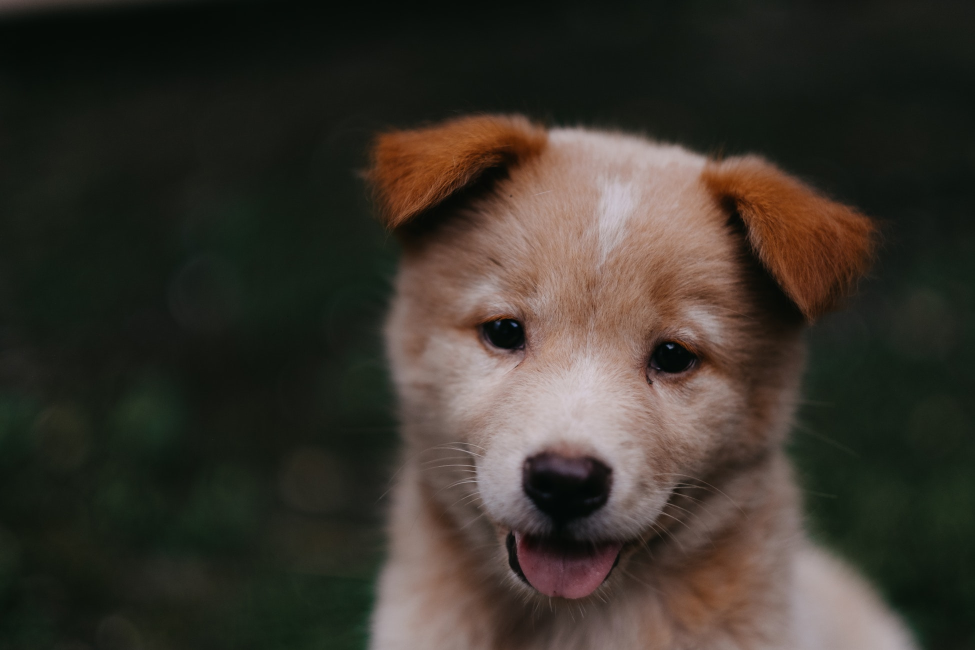
#> input picture DocMentory/DATA/00-puppy.jpg, 1950 x 1300 px, found by its file name (shown at 1/2 size)
$ jupyter execute '12 - Opening Image files in a notebook.ipynb'   (shell and % lines are left out)
#> lines starting #> are read from the running program, lines starting #| are printed output that depends on the picture
[cell 1]
import numpy as np
import matplotlib.pyplot as plt

[cell 2]
import cv2

[cell 3]
img = cv2.imread('DATA/00-puppy.jpg')
#> img is the input picture: shape (1300, 1950, 3); mean B, G, R 43.8, 51.8, 57.3
# Always check the file type to see is there any error
type(img)

[cell 4]
# let's see the difference
img2 = cv2.imread('DATA/WrongAddress.jpg')
# there will no error shown down here

[cell 5]
# but if you check the file type
type(img2)

[cell 6]
img

[cell 7]
img.shape
#> Out = (1300, 1950, 3)

[cell 8]
plt.imshow(img)

[cell 9]
# MATPLOTLIB --> RED GREEN BLUE RGB
# OPENCV --> BLUE GREEN RED BGR

[cell 10]
fix_img = cv2.cvtColor(img , cv2.COLOR_BGR2RGB)

[cell 11]
plt.imshow(fix_img)

[cell 12]
img_gray = cv2.imread('DATA/00-puppy.jpg',cv2.IMREAD_GRAYSCALE)
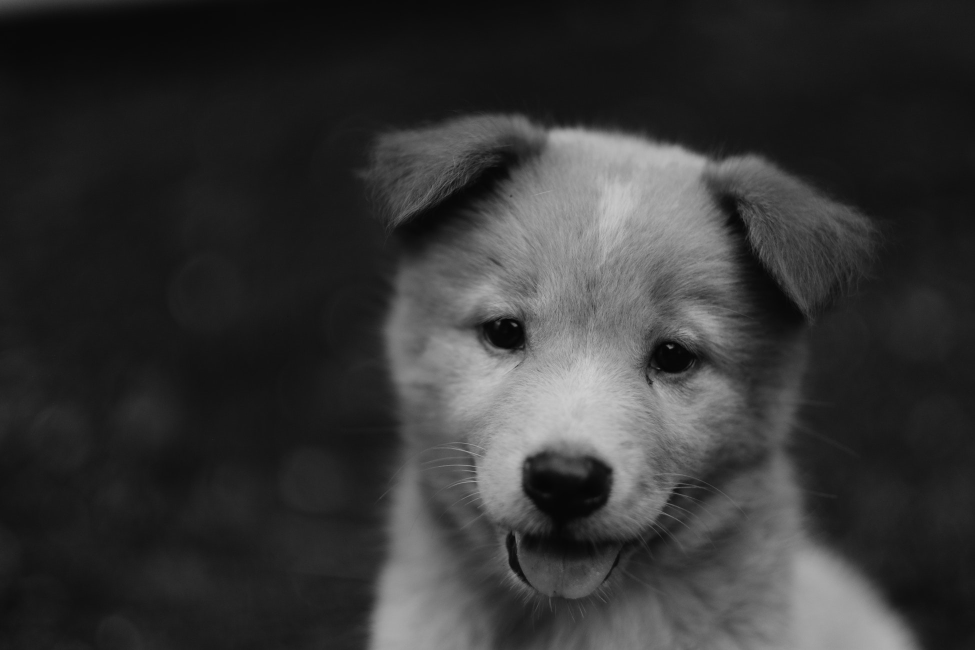
#> img_gray: shape (1300, 1950) (shown at 1/2 size); min 1, max 209, mean 52.6

[cell 13]
img_gray.shape
#> Out = (1300, 1950)

[cell 14]
img_gray.min()
#> Out = 1

[cell 15]
img_gray.max()
#> Out = 209

[cell 16]
img_gray

[cell 17]
plt.imshow(img_gray)

[cell 18]
plt.imshow(img_gray,cmap= 'gray')

[cell 19]
plt.imshow(fix_img)

[cell 20]
fix_img.shape
#> Out = (1300, 1950, 3)

[cell 21]
newimg = cv2.resize(fix_img,(1000,400))
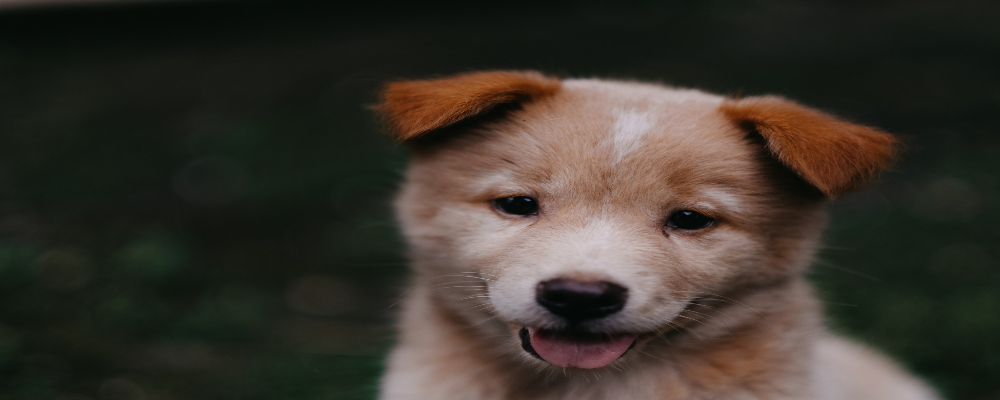
#> newimg: shape (400, 1000, 3); mean R, G, B 57.2, 51.8, 43.7

[cell 22]
plt.imshow(newimg)

[cell 23]
w_ratio = 0.8
h_ratio = 0.2 # 20% of original height

[cell 24]
new_img = cv2.resize(fix_img,(0,0), fix_img ,w_ratio,h_ratio)
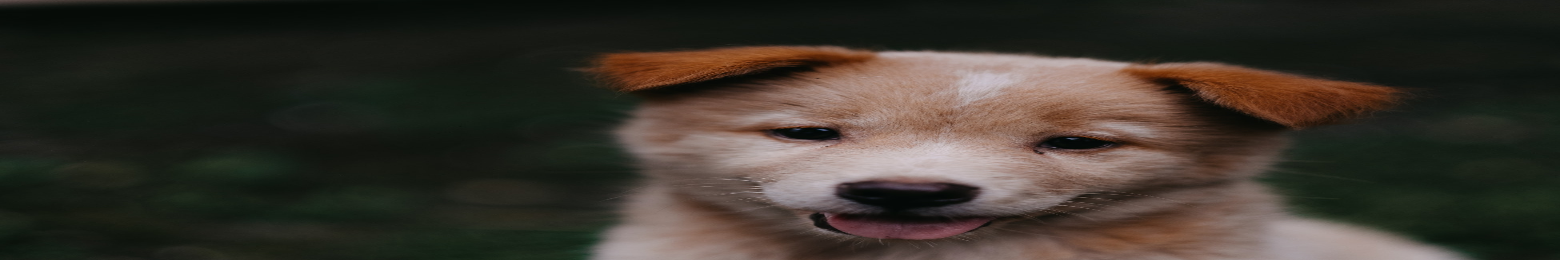
#> new_img: shape (260, 1560, 3); mean R, G, B 57.3, 51.8, 43.8

[cell 25]
plt.imshow(new_img)

[cell 26]
new_img.shape
#> Out = (260, 1560, 3)

[cell 27]
260 * 5

[cell 28]
new_img = cv2.flip(fix_img,1)
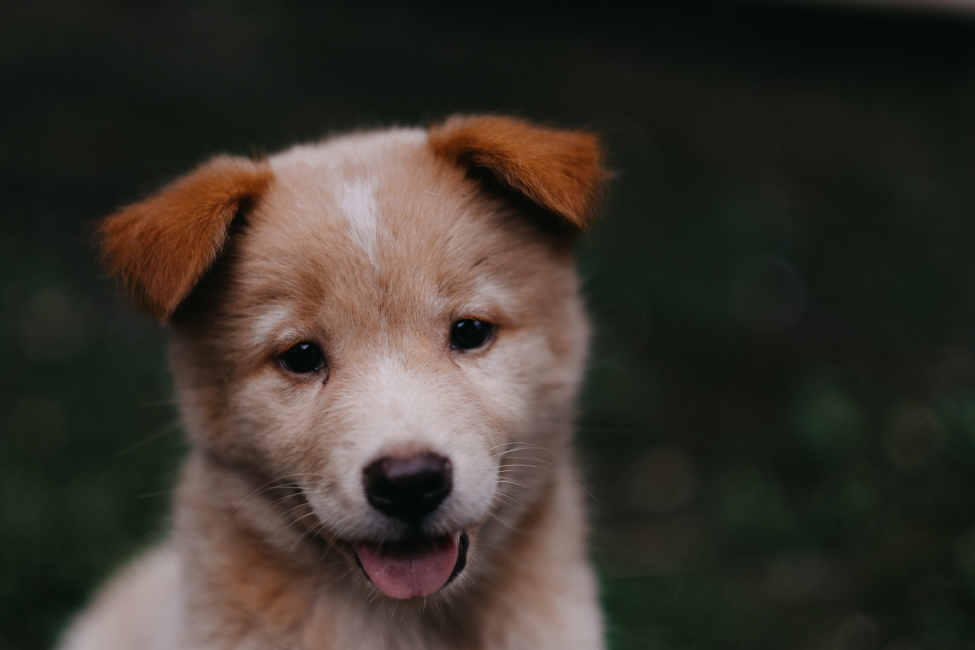
#> new_img: shape (1300, 1950, 3) (shown at 1/2 size); mean R, G, B 57.3, 51.8, 43.8
plt.imshow(new_img)

[cell 29]
type(fix_img)

[cell 30]
cv2.imwrite('totaly_new.jpg',fix_img)
#> Out = True

$ run again, with DocMentory/DATA/Denis_Mukwege.jpg copied over DocMentory/DATA/00-puppy.jpg
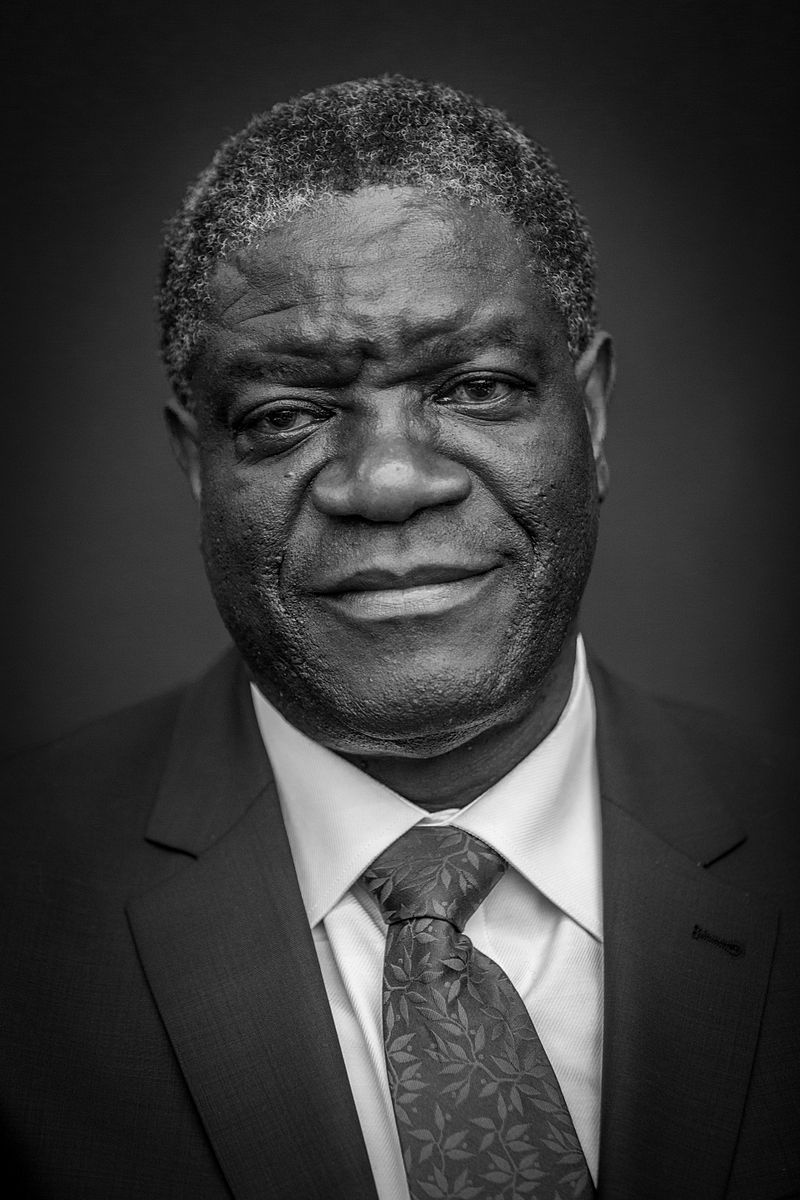
#> input picture DocMentory/DATA/Denis_Mukwege.jpg, 800 x 1200 px, found by its file name
#> img is the input picture: shape (1200, 800, 3); min 0, max 255, mean 58.8
#> `img_gray.min()`: Out = 0
#> `img_gray.max()`: Out = 255
#> `newimg = cv2.resize(fix_img,(1000,400))`:
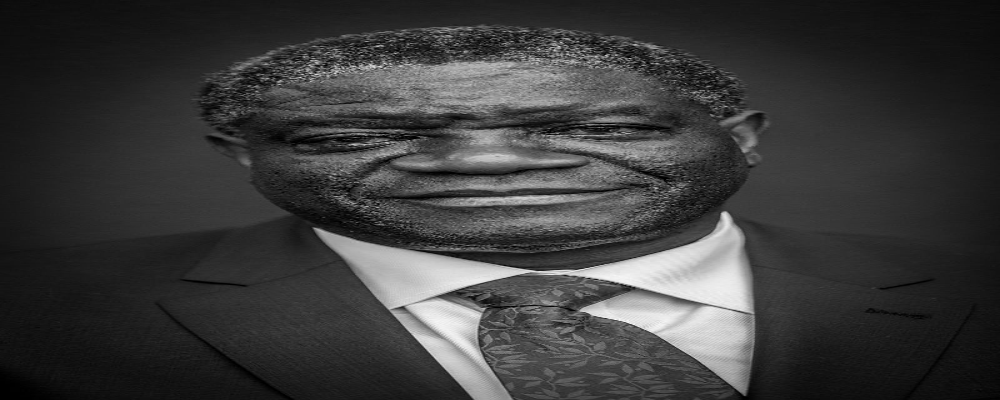
#> newimg: shape (400, 1000, 3); min 0, max 251, mean 58.9
#> `new_img = cv2.flip(fix_img,1)`:
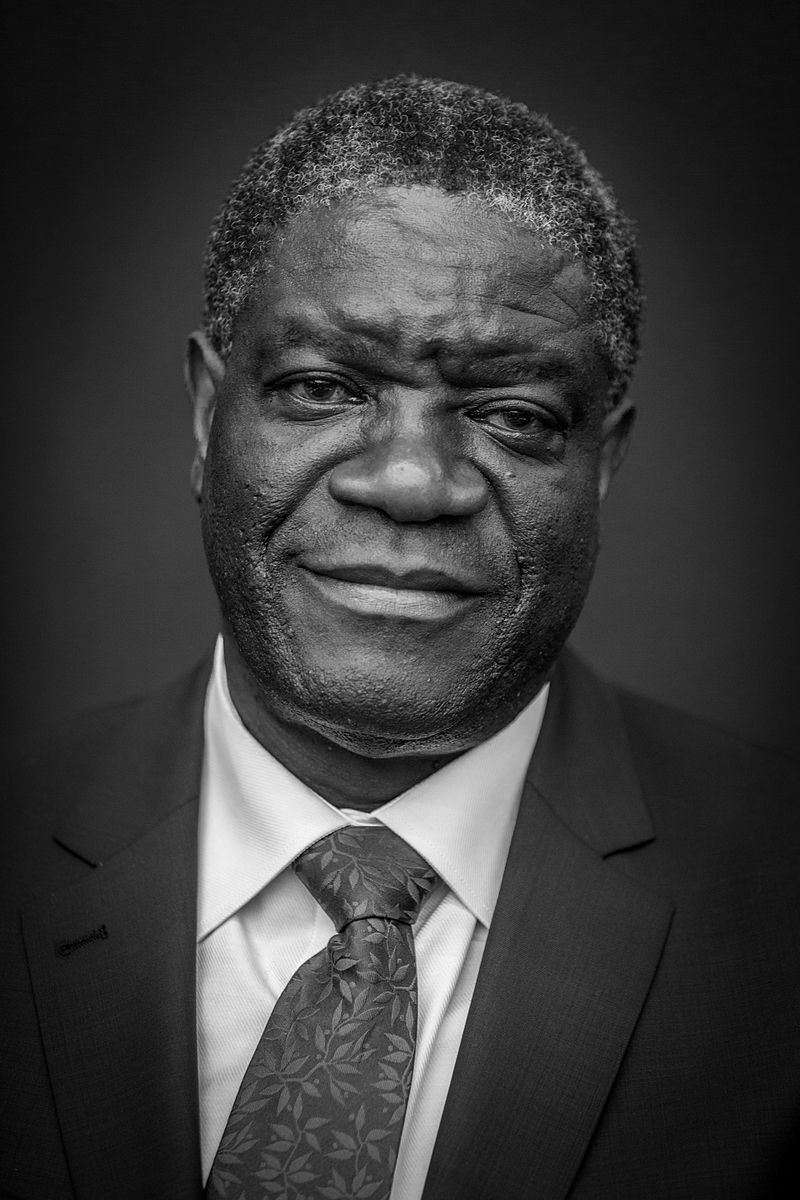
#> new_img: shape (1200, 800, 3); min 0, max 255, mean 58.8
#> `cv2.imwrite('totaly_new.jpg',fix_img)`: Out = True

$ run again, with DocMentory/DATA/Nadia_Murad.jpg copied over DocMentory/DATA/00-puppy.jpg
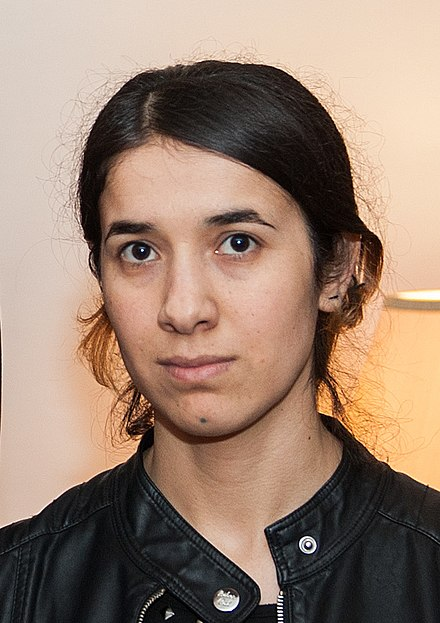
#> input picture DocMentory/DATA/Nadia_Murad.jpg, 440 x 623 px, found by its file name
#> img is the input picture: shape (623, 440, 3); mean B, G, R 112.7, 129.2, 153.8
#> `img_gray = cv2.imread('DATA/00-puppy.jpg',cv2.IMREAD_GRAYSCALE)`:
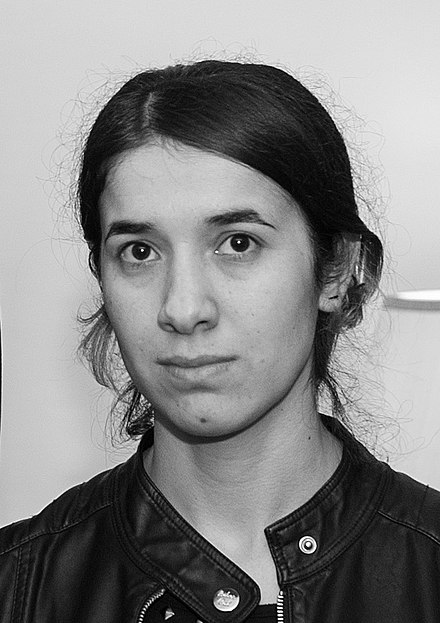
#> img_gray: shape (623, 440); min 0, max 255, mean 134.7
#> `img_gray.min()`: Out = 0
#> `img_gray.max()`: Out = 255
#> `new_img = cv2.flip(fix_img,1)`:
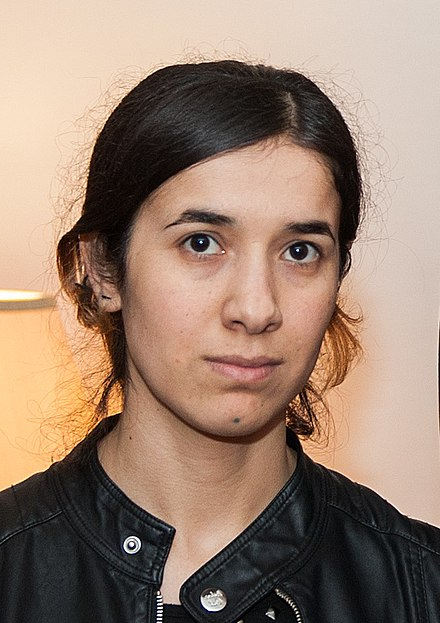
#> new_img: shape (623, 440, 3); mean R, G, B 153.8, 129.2, 112.7
#> `cv2.imwrite('totaly_new.jpg',fix_img)`: Out = True
